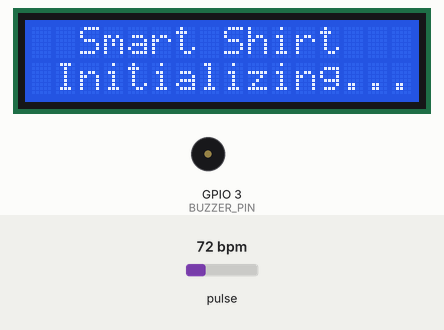
This sketch was run on a simulated ESP32-C3. Parts: 16×2 character LCD, buzzer (waves = sounding, pin HIGH). The test bench sets the inputs (shaded band); at power-on: pulse 72 bpm.

Above: at 0.2 s.
At 2.0 s:
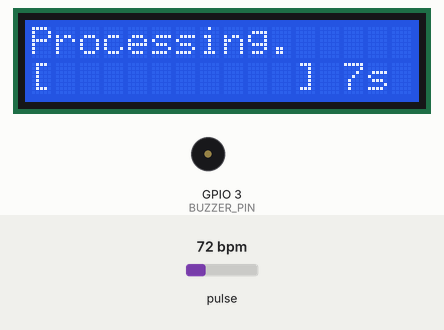
At 8.8 s:
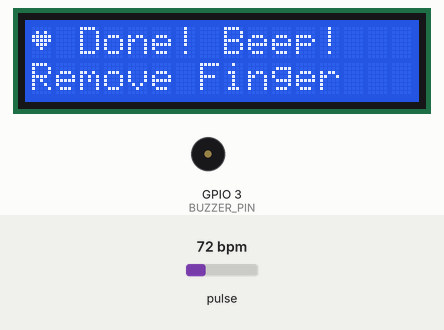
At 10.0 s:
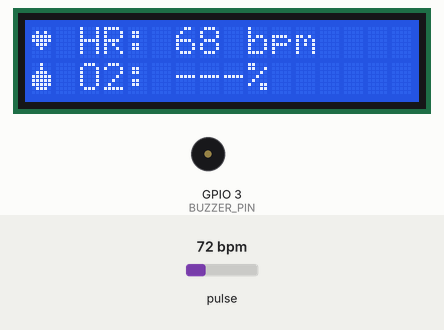
Timing chart, 0 to 11.5 s (numbered marks = the images above):
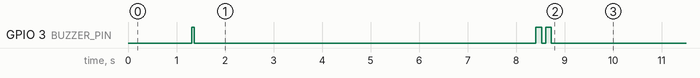

The sketch:

heartbeat_code.ino
```cpp
// =====================================================
// ESP32-C3 — Heart Rate + SpO2 + LCD + Buzzer
// Sensor : MAX30102 (PPG)
// Display: 16x2 I2C LCD (0x27)
// Buzzer : Active buzzer on GPIO 3
// I2C    : SDA=4, SCL=5
// Developer: Malaika Tauqeer | UMT Lahore
// Course : Instruments & Measurements
// =====================================================

#include <Wire.h>
#include "MAX30105.h"
#include "heartRate.h"
#include <LiquidCrystal_I2C.h>

// -------------------- Pins --------------------
#define I2C_SDA      4
#define I2C_SCL      5
#define BUZZER_PIN   3

// -------------------- LCD --------------------
LiquidCrystal_I2C lcd(0x27, 16, 2);

byte heartChar[8] = {
  0b00000, 0b01010, 0b11111,
  0b11111, 0b01110, 0b00100,
  0b00000, 0b00000
};

byte dropChar[8] = {
  0b00100, 0b00100, 0b01110,
  0b11111, 0b11111, 0b11111,
  0b01110, 0b00000
};

// -------------------- MAX30102 --------------------
#define BUFFER_SIZE  500
#define THRESHOLD    50000

MAX30105 particleSensor;
bool maxEnabled = false;

uint32_t irBuffer[BUFFER_SIZE];
uint32_t redBuffer[BUFFER_SIZE];
int headIndex    = 0;
int totalSamples = 0;
int sampleCounter= 0;
bool isFingerOnSensor = false;

// -------------------- Heart Rate --------------------
const byte RATE_SIZE = 10;
float rates[RATE_SIZE];
byte  rateSpot    = 0;
unsigned long lastBeatTime = 0;
float averageBpm  = -1.0f;

// -------------------- SpO2 --------------------
float latestSpo2  = -1.0f;

// -------------------- Frozen result --------------------
float displayBpm  = -1.0f;
float displaySpo2 = -1.0f;

// =====================================================
// LCD STATE MACHINE
// =====================================================
enum LcdState {
  LCD_IDLE,
  LCD_PROCESSING,
  LCD_BUZZING,
  LCD_RESULT,
  LCD_RESULT_HOLD
};

LcdState lcdState        = LCD_IDLE;
unsigned long stateStart = 0;
unsigned long lastLcdMillis  = 0;
const unsigned long LCD_INTERVAL = 400;

int  idleScrollPos = 0;
unsigned long lastScrollMillis = 0;
const unsigned long SCROLL_INTERVAL = 350;

uint8_t dotFrame = 0;

const unsigned long COLLECT_MS     = 7000;
const unsigned long RESULT_HOLD_MS = 5000;

// =====================================================
// SpO2 calculation
// =====================================================
float calculateSpO2(uint32_t *irData, uint32_t* redData, int len) {
  float irDC=0, redDC=0, irAC=0, redAC=0;
  for (int i=0;i<len;i++) { irDC+=irData[i]; redDC+=redData[i]; }
  irDC/=len; redDC/=len;
  for (int i=0;i<len;i++) {
    irAC  += abs((int32_t)(irData[i]  - irDC));
    redAC += abs((int32_t)(redData[i] - redDC));
  }
  irAC/=len; redAC/=len;
  if (irAC < 100 || redAC < 100) return -1.0f;
  float R = (redAC / redDC) / (irAC / irDC);
  float spo2 = -45.06f*R*R + 30.35f*R + 94.85f;
  if (spo2 > 100) spo2 = 100;
  if (spo2 < 70)  spo2 = 70;
  return spo2;
}

// =====================================================
// Buzzer — double beep
// =====================================================
void buzzerBeep() {
  digitalWrite(BUZZER_PIN, HIGH); delay(120);
  digitalWrite(BUZZER_PIN, LOW);  delay(80);
  digitalWrite(BUZZER_PIN, HIGH); delay(120);
  digitalWrite(BUZZER_PIN, LOW);
}

// =====================================================
// LCD DISPLAY
// =====================================================
void updateLCD(unsigned long now) {
  if (now - lastLcdMillis < LCD_INTERVAL) return;
  lastLcdMillis = now;

  switch (lcdState) {
    case LCD_IDLE: {
      const char* msg = "Check Heart Rate & O2  Place Finger on Sensor  ";
      int msgLen = strlen(msg);
      if (now - lastScrollMillis >= SCROLL_INTERVAL) {
        lastScrollMillis = now;
        idleScrollPos = (idleScrollPos + 1) % msgLen;
      }
      lcd.setCursor(0, 0);
      for (int i = 0; i < 16; i++)
        lcd.print(msg[(idleScrollPos + i) % msgLen]);
      lcd.setCursor(0, 1);
      lcd.print("Place finger    ");
      break;
    }

    case LCD_PROCESSING: {
      unsigned long elapsed = now - stateStart;
      int secsLeft = (int)((COLLECT_MS - elapsed) / 1000) + 1;
      if (secsLeft < 1) secsLeft = 1;
      lcd.setCursor(0, 0);
      lcd.print("Processing");
      dotFrame = (dotFrame + 1) % 4;
      for (int d = 0; d < 3; d++) lcd.print(d < (int)dotFrame ? '.' : ' ');
      lcd.print("   ");
      int barFilled = (int)(((float)elapsed / COLLECT_MS) * 10);
      if (barFilled > 10) barFilled = 10;
      lcd.setCursor(0, 1);
      lcd.print("[");
      for (int b = 0; b < 10; b++) lcd.print(b < barFilled ? '=' : ' ');
      lcd.print("] ");
      lcd.print(secsLeft);
      lcd.print("s ");
      break;
    }

    case LCD_BUZZING: {
      lcd.setCursor(0, 0);
      lcd.write(byte(0));
      lcd.print(" Done! Beep!    ");
      lcd.setCursor(0, 1);
      lcd.print("Remove Finger   ");
      break;
    }

    case LCD_RESULT:
    case LCD_RESULT_HOLD: {
      lcd.setCursor(0, 0);
      lcd.write(byte(0));
      lcd.print(" HR: ");
      if (displayBpm > 0) {
        lcd.print((int)displayBpm);
        lcd.print(" bpm   ");
      } else {
        lcd.print("--- bpm");
      }
      lcd.setCursor(0, 1);
      lcd.write(byte(1));
      lcd.print(" O2: ");
      if (displaySpo2 > 0) {
        lcd.print((int)displaySpo2);
        lcd.print("%  ");
        if      (displaySpo2 >= 95) lcd.print(" OK ");
        else if (displaySpo2 >= 90) lcd.print("LOW ");
        else                        lcd.print("!!! ");
      } else {
        lcd.print("---%      ");
      }
      break;
    }
  }
}

// =====================================================
// STATE TRANSITIONS
// =====================================================
void handleLcdState(unsigned long now) {
  switch (lcdState) {
    case LCD_IDLE:
      if (isFingerOnSensor) {
        lcdState   = LCD_PROCESSING;
        stateStart = now;
        dotFrame   = 0;
        lcd.clear();
      }
      break;

    case LCD_PROCESSING:
      if (!isFingerOnSensor) {
        lcdState      = LCD_IDLE;
        idleScrollPos = 0;
        lcd.clear();
        break;
      }
      if (now - stateStart >= COLLECT_MS) {
        displayBpm  = averageBpm;
        displaySpo2 = latestSpo2;
        lcdState    = LCD_BUZZING;
        stateStart  = now;
        lcd.clear();
        buzzerBeep();
      }
      break;

    case LCD_BUZZING:
      if (now - stateStart >= 1500) {
        lcdState   = LCD_RESULT;
        stateStart = now;
        lcd.clear();
      }
      break;

    case LCD_RESULT:
      if (!isFingerOnSensor) {
        lcdState   = LCD_RESULT_HOLD;
        stateStart = now;
      }
      break;

    case LCD_RESULT_HOLD:
      if (now - stateStart >= RESULT_HOLD_MS) {
        lcdState      = LCD_IDLE;
        idleScrollPos = 0;
        lcd.clear();
      }
      break;
  }
}

// =====================================================
// SETUP
// =====================================================
void setup() {
  Serial.begin(115200);
  Wire.begin(I2C_SDA, I2C_SCL, 400000);

  pinMode(BUZZER_PIN, OUTPUT);
  digitalWrite(BUZZER_PIN, LOW);

  lcd.init();
  lcd.backlight();
  lcd.createChar(0, heartChar);
  lcd.createChar(1, dropChar);
  lcd.clear();
  lcd.setCursor(2, 0);
  lcd.print("Smart Shirt");
  lcd.setCursor(1, 1);
  lcd.print("Initializing...");

  if (particleSensor.begin(Wire, I2C_SPEED_FAST)) {
    particleSensor.setup();
    particleSensor.setPulseAmplitudeRed(0x1F);
    particleSensor.setPulseAmplitudeIR (0x1F);
    maxEnabled = true;
  }

  for (int i = 0; i < RATE_SIZE; i++) rates[i] = 0.0f;
  delay(1200);
  lcd.clear();

  digitalWrite(BUZZER_PIN, HIGH); delay(60);
  digitalWrite(BUZZER_PIN, LOW);
}

// =====================================================
// MAIN LOOP
// =====================================================
void loop() {
  unsigned long curMillis = millis();

  if (maxEnabled) {
    particleSensor.check();
    while (particleSensor.available()) {
      uint32_t ir  = particleSensor.getFIFOIR();
      uint32_t red = particleSensor.getFIFORed();

      if (ir > THRESHOLD) {
        isFingerOnSensor = true;

        if (checkForBeat(ir)) {
          unsigned long delta = millis() - lastBeatTime;
          lastBeatTime = millis();
          float bpm = 60.0f / (delta / 1000.0f);
          if (bpm > 40.0f && bpm < 200.0f) {
            rates[rateSpot++] = bpm;
            rateSpot %= RATE_SIZE;
            float sum = 0; int cnt = 0;
            for (int i = 0; i < RATE_SIZE; i++)
              if (rates[i] > 0) { sum += rates[i]; cnt++; }
            if (cnt) averageBpm = sum / cnt;
          }
        }

        irBuffer[headIndex]  = ir;
        redBuffer[headIndex] = red;
        headIndex = (headIndex + 1) % BUFFER_SIZE;
        if (totalSamples < BUFFER_SIZE) totalSamples++;
        sampleCounter++;

        if (sampleCounter >= 100) {
          sampleCounter = 0;
          static uint32_t linearIR[BUFFER_SIZE];
          static uint32_t linearRed[BUFFER_SIZE];
          int cnt = totalSamples;
          for (int i = 0; i < cnt; i++) {
            int idx = (headIndex - cnt + i + BUFFER_SIZE) % BUFFER_SIZE;
            linearIR[i]  = irBuffer[idx];
            linearRed[i] = redBuffer[idx];
          }
          latestSpo2 = calculateSpO2(linearIR, linearRed, cnt);
        }

      } else {
        if (isFingerOnSensor) {
          isFingerOnSensor = false;
          latestSpo2 = -1.0f;
        }
        headIndex = 0; totalSamples = 0; sampleCounter = 0;
        averageBpm = -1.0f; lastBeatTime = 0; rateSpot = 0;
        for (int i = 0; i < RATE_SIZE; i++) rates[i] = 0.0f;
      }

      particleSensor.nextSample();
    }
  }

  handleLcdState(curMillis);
  updateLCD(curMillis);
}
```

Measured:
- by itself, GPIO 3 (BUZZER_PIN): goes LOW 7.0 s, HIGH 0.12 s, LOW 0.08 s, HIGH 0.12 s, then LOW
- what the display in image 1 shows lasts 0.4 s, from 1.8 s to 2.2 s
- what the display in image 2 shows lasts 1.1 s, from 8.8 s to 9.9 s
